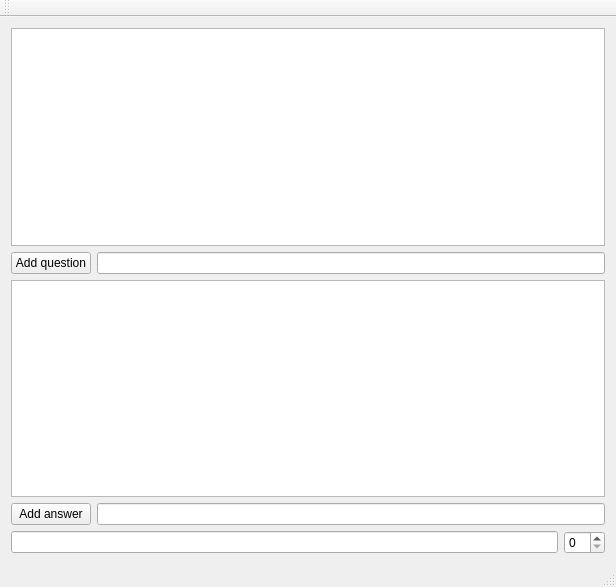
<?xml version="1.0" encoding="UTF-8"?>
<ui version="4.0">
 <class>QuestionAndAnswerSiteClass</class>
 <widget class="QMainWindow" name="QuestionAndAnswerSiteClass">
  <property name="geometry">
   <rect>
    <x>0</x>
    <y>0</y>
    <width>616</width>
    <height>587</height>
   </rect>
  </property>
  <property name="windowTitle">
   <string>QuestionAndAnswerSite</string>
  </property>
  <widget class="QWidget" name="centralWidget">
   <layout class="QGridLayout" name="gridLayout">
    <item row="0" column="0">
     <widget class="QListWidget" name="questionsListWidget"/>
    </item>
    <item row="1" column="0">
     <layout class="QHBoxLayout" name="horizontalLayout">
      <item>
       <widget class="QPushButton" name="addQuestionPushButton">
        <property name="text">
         <string>Add question</string>
        </property>
       </widget>
      </item>
      <item>
       <widget class="QLineEdit" name="newQuestionLineEdit"/>
      </item>
     </layout>
    </item>
    <item row="2" column="0">
     <widget class="QListWidget" name="answersListWidget"/>
    </item>
    <item row="3" column="0">
     <layout class="QHBoxLayout" name="horizontalLayout_2">
      <item>
       <widget class="QPushButton" name="addAnswerPushButton">
        <property name="text">
         <string>Add answer</string>
        </property>
       </widget>
      </item>
      <item>
       <widget class="QLineEdit" name="newAnswerLineEdit"/>
      </item>
     </layout>
    </item>
    <item row="4" column="0">
     <layout class="QHBoxLayout" name="horizontalLayout_3">
      <item>
       <widget class="QLineEdit" name="selectedAnswerLineEdit"/>
      </item>
      <item>
       <widget class="QSpinBox" name="votesSpinBox"/>
      </item>
     </layout>
    </item>
   </layout>
  </widget>
  <widget class="QMenuBar" name="menuBar">
   <property name="geometry">
    <rect>
     <x>0</x>
     <y>0</y>
     <width>616</width>
     <height>26</height>
    </rect>
   </property>
  </widget>
  <widget class="QToolBar" name="mainToolBar">
   <attribute name="toolBarArea">
    <enum>TopToolBarArea</enum>
   </attribute>
   <attribute name="toolBarBreak">
    <bool>false</bool>
   </attribute>
  </widget>
  <widget class="QStatusBar" name="statusBar"/>
 </widget>
 <layoutdefault spacing="6" margin="11"/>
 <resources>
  <include location="QuestionAndAnswerSite.qrc"/>
 </resources>
 <connections/>
</ui>
